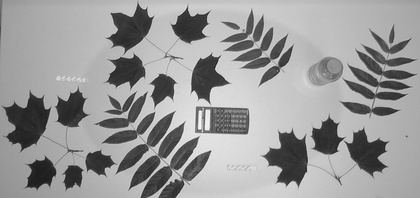
%> input picture Fourier Discriptor/leaves_example.jpg, 420 x 198 px, shrunk from 1236 x 582 before the run
$ octave --eval "result = trainingFD(imread('leaves_example.jpg'));"   (GNU Octave 9; MATLAB toolbox functions it lacks are replaced by stand-ins)
%> lines starting %> are read from the running program, lines starting %| are printed output that depends on the picture; in (x1, y1, x2, y2) boxes, pixels count from 0 and x2, y2 are one past the last pixel; in counts of white or black regions, pixels touching at a corner belong together; the program's own positions count from 1
### Fourier Discriptor/normalizeFD.m
function [G] = normalizeFD(F)
G = F;
G(1)=0;
G = abs(G);
G =  G/(abs(G(2)));
G = abs(G);

end

### Fourier Discriptor/resizeFD.m
function [G] = resizeFD(F,n)
[a,b] = size(F);

% the effective frequencies lie in the end
% we use fftshift to transform them to the middle
A = fftshift(F);
% we cut off the components of uneffective high frequencies
% because we already did fftshift , this has to be done
% around the center of the interval

beginning = floor(a/2 -n/2);
G = zeros(1,n);
if beginning>0


    for j = 1 : n
        G(j) = A(j+beginning);
    end
else
    beginning=-beginning;
    for j= 1 : a
        G(j+beginning)=A(j);
    end
end

### Fourier Discriptor/extractFD.m
function [F]=extractFD(U)

F=fft(U);


end

### Fourier Discriptor/trainingFD.m
function [FD]=trainingFD(img)
level = graythresh(img);
%> level = 0.49
BW = im2bw(img,level);
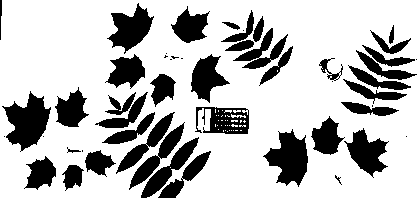
%> BW: size 198x420 logical; 74.1% white; 51 black regions (13 under 20 px), largest, box (x1, y1, x2, y2) and area: (2, 91, 51, 152) 1588, (263, 129, 308, 187) 1478, (107, 3, 154, 54) 1198

SE = strel('square',3);
BW2 = imdilate(BW,SE);
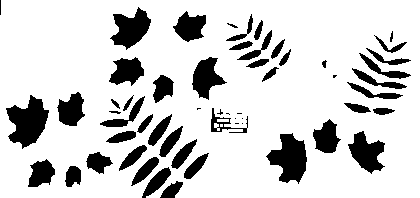
%> BW2: size 198x420 logical; 81.7% white; 56 black regions (10 under 20 px), largest, box (x1, y1, x2, y2) and area: (6, 95, 49, 149) 1336, (266, 133, 307, 184) 1242, (110, 7, 151, 50) 980

Coutourimg=BW2-BW;
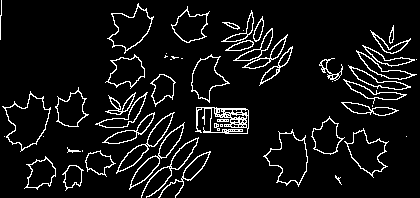
%> Coutourimg: size 198x420 double; values 0 (black) and 1 (white), 7.6% white in thin lines or dots

s=size(Coutourimg);
%> s = [198 420]
for row = 1:s(1)
   for col = 1:s(2)
      if Coutourimg(row,col),
         break;
      end
   end
   if Coutourimg(row,col),
      break;
   end
end

contour = bwtraceboundary(Coutourimg, [row, col], 'E');
%> contour = 79 rows, first 12: [1 2; 2 2; 3 2; 4 2; 5 2; 6 2; 7 2; 8 2; 9 2; 10 2; 11 2; 12 2]
U = complex(contour(:,1),contour(:,2));

FD1 = extractFD(U);
FD2 = normalizeFD(FD1);
%> in normalizeFD, `G = abs(G);`: G = 79 values, max 633.8 at index 79, min 0 at index 1, mean 20.53
%> in normalizeFD, `G =  G/(abs(G(2)));`: G = 79 values, max 1 at index 79, min 0 at index 1, mean 0.0325
%> FD2 has the same summary as G in normalizeFD
FD = resizeFD(FD2,32);
%> in resizeFD, `[a,b] = size(F);`: a = 79; b = 1
%> in resizeFD, `A = fftshift(F);`: A = 79 values, max 1 at index 39, min 0 at index 40, mean 0.0325
%> in resizeFD, `beginning = floor(a/2 -n/2);`: beginning = 23
%> after the loop in resizeFD, `for j = 1 : n`: G = 32 values, max 1 at index 16, min 0 at index 17, mean 0.0778
%> FD has the same summary as G in resizeFD
%> `result = trainingFD(imread('leaves_example.jpg'));`: result has the same summary as G in resizeFD
end

$ run again, on Fourier Discriptor/leaf_type1.jpg
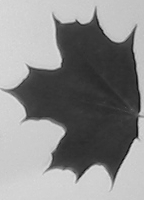
%> input picture Fourier Discriptor/leaf_type1.jpg, 144 x 200 px
%> level = 0.506
%> in trainingFD, `BW = im2bw(img,level);`:
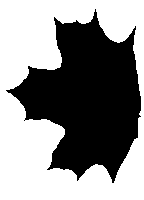
%> BW: size 200x144 logical; 55.3% white; 1 black region, box (x1, y1, x2, y2) and area: (6, 9, 141, 183) 12885
%> BW2: size 200x144 logical; 58% white; 1 black region, box (x1, y1, x2, y2) and area: (9, 13, 140, 180) 12109
%> in trainingFD, `Coutourimg=BW2-BW;`:
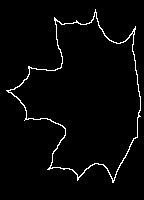
%> Coutourimg: size 200x144 double; values 0 (black) and 1 (white), 2.7% white in thin lines or dots, all inside (x1, y1, x2, y2) = (6, 9, 141, 183)
%> contour = 580 rows, first 12: [10 96; 11 96; 12 96; 13 97; 14 97; 15 97; 16 97; 17 97; 18 97; 19 98; 20 98; 21 98]
%> in normalizeFD, `G = abs(G);`: G = 580 values, max 37852.1 at index 580, min 0 at index 1, mean 142.1
%> in normalizeFD, `G =  G/(abs(G(2)));`: G = 580 values, max 6.97 at index 580, min 0 at index 1, mean 0.0262
%> FD2 has the same summary as G in normalizeFD
%> a = 580; b = 1
%> A = 580 values, max 6.97 at index 290, min 0 at index 291, mean 0.0262
%> beginning = 274
%> after the loop in resizeFD, `for j = 1 : n`: G = 32 values, max 6.97 at index 16, min 0 at index 17, mean 0.424
%> FD has the same summary as G in resizeFD
%> result has the same summary as G in resizeFD
